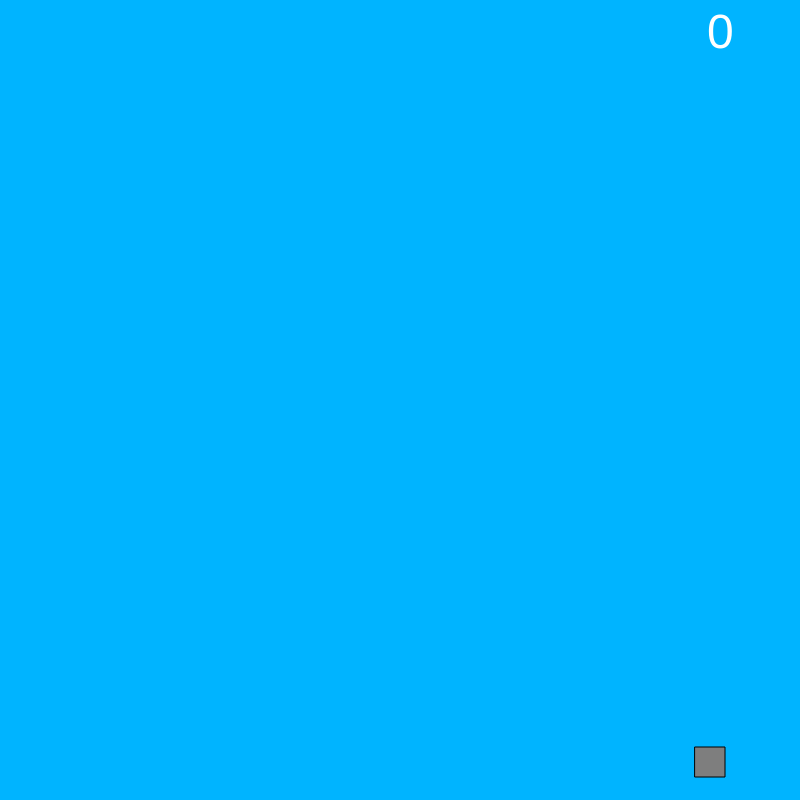
Frame 1 (no input)
Frame 60 (no input): identical to frame 1, image omitted
Frame 120 (the mouse pressed at the canvas centre since frame 60): identical to frame 1, image omitted

The p5.js sketch that drew this single still picture (run headless with seeded random() and noise() and a simulated clock; from frame 60 on, the mouse is pressed at the canvas centre):

// p5.js sketch
// ── sketch.js
let width = 800;
let height = 800;
var loopCount = 0;
var g = 9.8;
var value = 126;
var dir = [false,false,false,false];  // left,up,right.down
var kw = 30;
var kh = 30;
var collide = 0;
var topC = false;
var rightC = false;
var bottomC = false;
var leftC = false;
var edgeC = [false,false,false,false]; // left,up,right,down
var scoreSize = 48;
var score = 0;
var dirCount = 0;


function setup()
{
	createCanvas(width, height);
	k = new kek(Math.floor(Math.random()*(width-kw)), Math.floor(Math.random()*(height-kh)),kw, kh);
	frameRate(60);

}

function draw() 
{
	background(0,180,255);
	fill(value);
	rect(k.x,k.y,kw,kh);
	fill(255,255,255);
	textSize(scoreSize);
	text(score,width-scoreSize-45,scoreSize);
	k.gameStatus();
	k.move();
}

function kek(locx, locy, kw, kh)
{
	this.x = locx;
	this.y = locy;
	this.speed = 2;
	this.kw = kw;
	this.kh = kh;
	this.leftE = this.x - this.speed;
	this.rightE = this.x + kw + this.speed;
	this.bottomE = this.y + kh + this.speed;
	this.topE = this.y - this.speed;


	this.move = function()
	{

		if(collide === 0 )
		{
			

	/*		if(dir[0] === "left"  && leftC == false)
			{
				this.x -= this.speed;
			}
			else if(dir[0] === "right" && rightC == false)
			{
				this.x += this.speed;
			}
			else if(dir[0] === "up" && topC == false)
			{
				this.y -= this.speed;
			}
			else if(dir[0] === "down" && bottomC == false)
			{
				this.y += this.speed;
			}
			else if(dir[dirCount] === "release")
			{
				
			}*/

			/*for(var i = 0; i<4; i++)
			{
				if(dir[0] === true  && leftC == false)
				{
					this.x -= this.speed;
				}
				else if(dir[1] === true && topC == false)
				{
					this.y -= this.speed;
				}
				else if(dir[2] === true && rightC == false)
				{
					this.x += this.speed;
				}
				else if(dir[3] === true && bottomC == false)
				{
					this.y += this.speed;
				}
			}*/


			for(var i = 0; i<4; i++)
			{
				if(dir[i] === true && edgeC[i] === false)
				{
					//text("test",40,80);
					if(i === 0)
					{
						this.x -= this.speed;
					}

					else if(i === 1)
					{
						this.y -= this.speed;
					}

					else if(i === 2)
					{
						this.x += this.speed;
					}

					else if(i === 3)
					{
						this.y += this.speed;
					}
				}
			}
		}
		

}



	this.gameStatus = function()
	{
		this.leftE = this.x;
		this.rightE = this.x + kw;
		this.bottomE = this.y + kh;
		this.topE = this.y;
		topC = this.topE < 0;
		bottomC = this.bottomE > height;
		rightC = this.rightE > width;
		leftC = this.leftE < 0;
		edgeC[0] = leftC;
		edgeC[1] = topC;
		edgeC[2] = rightC;
		edgeC[3] = bottomC;

	/*	if(this.leftE <= 0 || this.rightE >= width || this.topE <= 0 || this.bottomE >= height)
		{
			collide = 1;
		}
		else
		{
			collide = 0;
		}*/
	}

}

function keyPressed()
{
	if(collide === 0)
	{

			if (keyCode === LEFT_ARROW)
			{
				dirCount++;
				dir[0] = true;
			}
			else if (keyCode === RIGHT_ARROW)
			{
				//dir[0] = "right";
				dirCount++
				dir[2] = true;
				}
			else if(keyCode ===DOWN_ARROW)
			{
				//dir[0] = "down";
				dirCount++;
				dir[3] = true;
			}
			else if(keyCode === UP_ARROW)
			{
				//dir[0] = "up";
				dirCount++;
				dir[1] = true;
			}
		
	}

  return false; // prevent default
}

function keyReleased()
{
	dirCount--;
	if(dirCount === 0)
	{
		for(var i = 0; i<4; i++)
		{
			dir[i] = false;
		}
	}
}

/*function keyTyped()
{
	dirCount++;
	if(key === 'a')
	{
		dir[0] = "left";
	}
	else if(key === 'w')
	{
		dir[1] = "up";
	}
	else if(key === 'd')
	{
		dir[2] = "right";
	}
	else if(key === 's')
	{
		dir[3] = "down";
	}


	//return default;
}*/



function walls(xStart, yStart, xEnd, yEnd, color)
{
	this.w = xStart;
	this.h = yStart;
	this.x = xEnd;
	this.y = yEnd;
	this.wallColor = color;
}
